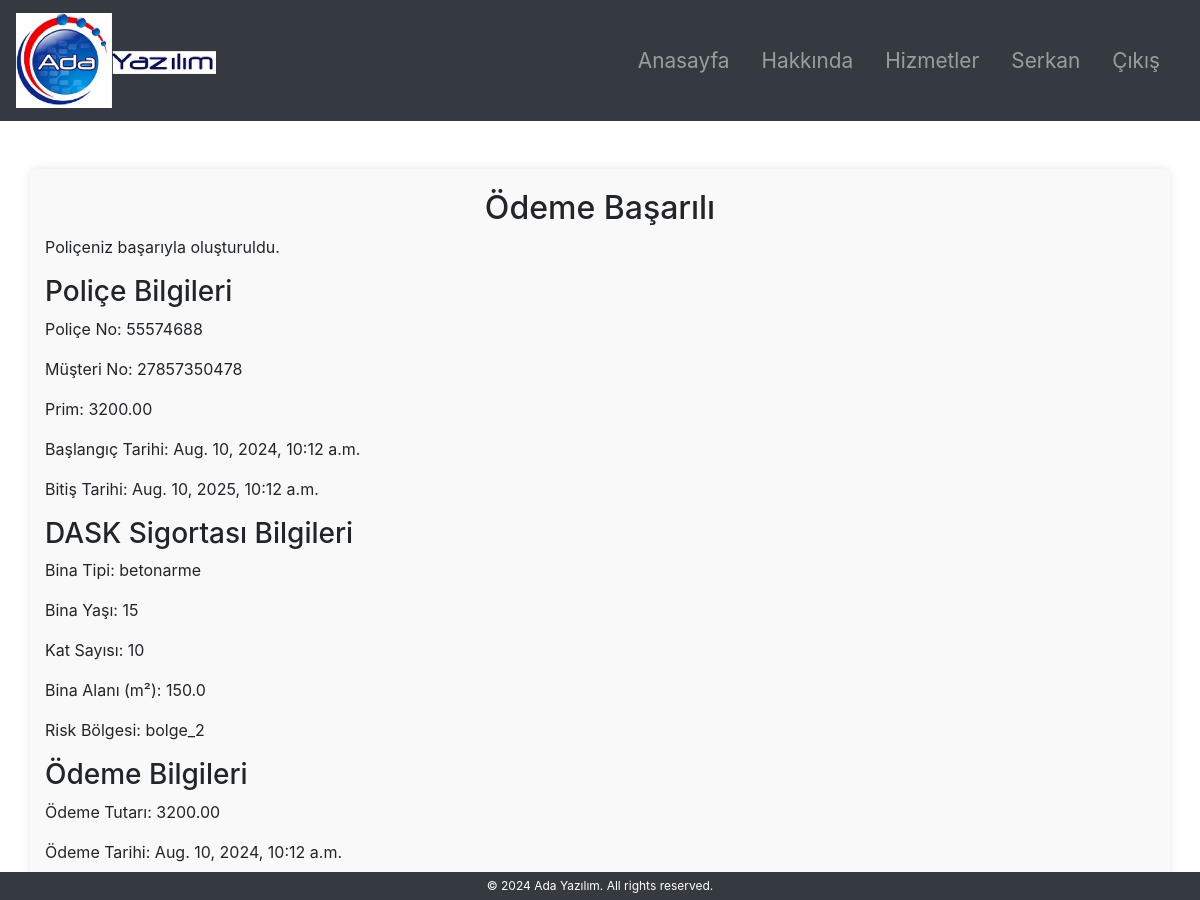
/services/payment_success/64/ (signed in), run on the app's committed database.
### accounts/models.py (models this page shows, shortened)
class MyUser(AbstractBaseUser, PermissionsMixin):
    Id_No = models.CharField(max_length=11, unique=True)
    first_name = models.CharField(max_length=30)
    last_name = models.CharField(max_length=30)
    city = models.CharField(max_length=30)
    district = models.CharField(max_length=30)
    phone = models.CharField(max_length=15)
    email = models.EmailField(unique=True)
    is_active = models.BooleanField(default=True)
    is_staff = models.BooleanField(default=False)
    is_superuser = models.BooleanField(default=False)
    objects = MyUserManager()
    USERNAME_FIELD = 'Id_No'
    REQUIRED_FIELDS = ['first_name', 'last_name', 'email']
    """
    def clean(self):
        super().clean()
        if len(self.Id_No) != 11:
            raise ValidationError(_('Id_No must be exactly 11 characters long.'))
    """
    def __str__(self):
        return self.Id_No

### services/models.py (models this page shows, shortened)
class Police(models.Model):
    POLICE_STATUS_CHOICES = [
        ('T', 'Teklif'),
        ('P', 'Poliçeleşmiş')
    ]
    police_no = models.IntegerField(unique=True)
    musteri_no = models.ForeignKey(settings.AUTH_USER_MODEL, on_delete=models.CASCADE)
    status = models.CharField(max_length=1, choices=POLICE_STATUS_CHOICES, null= False, blank= False)
    brans_kodu = models.CharField(max_length=3)
    prim = models.DecimalField(max_digits=10, decimal_places=2)
    onaylayan = models.ForeignKey(settings.AUTH_USER_MODEL, related_name='onaylayan', on_delete=models.CASCADE)
    tanzim_tarihi = models.DateTimeField(auto_now_add=True)
    baslangic_tarihi = models.DateTimeField()
    bitis_tarihi = models.DateTimeField()
    class Meta:
        verbose_name_plural = 'Poliçeler'

class DaskBilgileri(models.Model):
    BINA_TIPI_CHOICES = [
        ('betonarme', 'Betonarme'),
        ('celik', 'Çelik'),
        ('ahsap', 'Ahşap'),
        ('yigma', 'Yığma'),
    ]
    RISK_BOLGESI_CHOICES = [
        ('bolge_1', 'Bölge 1 (En yüksek risk)'),
        ('bolge_2', 'Bölge 2'),
        ('bolge_3', 'Bölge 3'),
        ('bolge_4', 'Bölge 4'),
        ('bolge_5', 'Bölge 5 (En düşük risk)'),
    ]
    police_no = models.OneToOneField('Police', on_delete=models.CASCADE)
    bina_tipi = models.CharField(max_length=50, choices=BINA_TIPI_CHOICES)
    bina_yasi = models.IntegerField()
    kat_sayisi = models.IntegerField()
    bina_alani = models.FloatField()  # metrekare olarak
    risk_bolgesi = models.CharField(max_length=50, choices=RISK_BOLGESI_CHOICES)
    teklif_fiyati = models.DecimalField(max_digits=10, decimal_places=2)

class OdemeBilgileri(models.Model):
    police_no = models.OneToOneField(Police, on_delete=models.CASCADE)
    odeme_tutari = models.DecimalField(max_digits=10, decimal_places=2)
    odeme_tarihi = models.DateTimeField(auto_now_add=True)
    kredi_kart_no = models.CharField(max_length=16)
    kredi_kart_sahibi = models.CharField(max_length=100)
    son_kullanma_tarihi = models.CharField(max_length=5)
    cvv = models.CharField(max_length=3)
    class Meta:
        verbose_name_plural = 'Ödeme Bilgileri'

### services/views.py (the view, shortened to what this page needs)
# urls.py: path('payment_success/<int:police_id>/', views.payment_success, name='payment_success'),
def payment_success(request, police_id):
    police = Police.objects.get(id=police_id)
    if police.brans_kodu == '610':  # Sağlık branş kodu
        saglik_bilgileri = SaglikBilgileri.objects.get(police_no=police)
        odeme_bilgileri = OdemeBilgileri.objects.get(police_no=police)
        saglik_bilgileri_formatted = {
            'yatarak_tedavi': 'Evet' if saglik_bilgileri.yatarak_tedavi else 'Hayır',
            'ayakta_tedavi': 'Evet' if saglik_bilgileri.ayakta_tedavi else 'Hayır',
            'asistans_paketi': 'Evet' if saglik_bilgileri.asistans_paketi else 'Hayır',
            'doktor_danismanlik_hizmetleri': 'Evet' if saglik_bilgileri.doktor_danismanlik_hizmetleri else 'Hayır'
        }
        return render(request, 'services/payment_success.html', {
            'police': police,
            'saglik_bilgileri': saglik_bilgileri_formatted,
            'odeme_bilgileri': odeme_bilgileri
        })
    elif police.brans_kodu == '199':  # DASK branş kodu
        dask_bilgileri = DaskBilgileri.objects.get(police_no=police)
        odeme_bilgileri = OdemeBilgileri.objects.get(police_no=police)
        return render(request, 'services/payment_success.html', {
            'police': police,
            'dask_bilgileri': dask_bilgileri,
            'odeme_bilgileri': odeme_bilgileri
        })
    else:
        return render(request, 'services/payment_success.html', {
            'police': police
        })

### templates/services/payment_success.html (shortened to what this page needs)
<!DOCTYPE html>
<html lang="en">
<head>
    {% load static %}
    <link rel="stylesheet" href="{% static 'css/style.css' %}">
    <link rel="stylesheet" href="https://stackpath.bootstrapcdn.com/bootstrap/4.3.1/css/bootstrap.min.css">
</head>
<body>
    {% include 'navbar.html' %}
    <div class="container mt-5">
        <h2>Ödeme Başarılı</h2>
        <p>Poliçeniz başarıyla oluşturuldu.</p>
        <h3>Poliçe Bilgileri</h3>
        <p>Poliçe No: {{ police.police_no }}</p>
        <p>Müşteri No: {{ police.musteri_no }}</p>
        <p>Prim: {{ police.prim }}</p>
        <p>Başlangıç Tarihi: {{ police.baslangic_tarihi }}</p>
        <p>Bitiş Tarihi: {{ police.bitis_tarihi }}</p>
        {% if police.brans_kodu == '610' %}
        <h3>Sağlık Sigortası Bilgileri</h3>
        <p>Yatarak Tedavi: {{ saglik_bilgileri.yatarak_tedavi }}</p>
        <p>Ayakta Tedavi: {{ saglik_bilgileri.ayakta_tedavi }}</p>
        <p>Asistans Paketi: {{ saglik_bilgileri.asistans_paketi }}</p>
        <p>Doktor Danışmanlık Hizmetleri: {{ saglik_bilgileri.doktor_danismanlik_hizmetleri }}</p>
        {% elif police.brans_kodu == '199' %}
        <h3>DASK Sigortası Bilgileri</h3>
        <p>Bina Tipi: {{ dask_bilgileri.bina_tipi }}</p>
        <p>Bina Yaşı: {{ dask_bilgileri.bina_yasi }}</p>
        <p>Kat Sayısı: {{ dask_bilgileri.kat_sayisi }}</p>
        <p>Bina Alanı (m²): {{ dask_bilgileri.bina_alani }}</p>
        <p>Risk Bölgesi: {{ dask_bilgileri.risk_bolgesi }}</p>
        {% endif %}
        <h3>Ödeme Bilgileri</h3>
        <p>Ödeme Tutarı: {{ odeme_bilgileri.odeme_tutari }}</p>
        <p>Ödeme Tarihi: {{ odeme_bilgileri.odeme_tarihi }}</p>
    </div>
    {% include 'footer.html' %}
</body>
</html>

### templates/navbar.html (shortened to what this page needs)
{% load static %}
<nav class="navbar navbar-expand-lg navbar-dark bg-dark">
    <a class="navbar-brand" href="{% url 'home' %}">
        <img src="{% static 'images/adalogo.png' %}" alt="Logo" width="200" height="100">
    </a>
    <div class="collapse navbar-collapse" id="navbarNav">
        <ul class="navbar-nav ml-auto">
            <li class="nav-item {% if request.path == '/' %}active{% endif %}">
                <a class="nav-link" href="{% url 'home' %}">Anasayfa</a>
            </li>
            <li class="nav-item {% if request.path == '/accounts/about/' %}active{% endif %}">
                <a class="nav-link" href="{% url 'about' %}">Hakkında</a>
            </li>
            <li class="nav-item {% if request.path == '/policies/services/' %}active{% endif %}">
                <a class="nav-link" href="{% url 'services' %}">Hizmetler</a>
            </li>
            {% if user.is_authenticated %}
                <li class="nav-item {% if request.path == '/accounts/user_profile/' %}active{% endif %}">
                    <a class="nav-link" href="{% url 'user_profile' %}">{{ user.first_name }}</a>
                </li>
                <li class="nav-item {% if request.path == '/accounts/logout/' %}active{% endif %}">
                    <a class="nav-link" href="{% url 'logout' %}">Çıkış</a>
                </li>
            {% endif %}
        </ul>
    </div>
</nav>

### static/css/style.css (style rules this page uses)
body { background-color: #f8f9fa; font-family: Arial, sans-serif; }
.navbar { display: flex; justify-content: space-between; align-items: center; padding: 1rem; background-color: #343a40; }
.navbar-brand { font-size: 1.5rem; color: white; }
.navbar-nav { display: flex; list-style: none; margin: 0; padding: 0; }
.navbar-nav li { margin-right: 1rem; }
.navbar-nav li a { color: white; text-decoration: none; font-size: 1.3rem; }
.container { max-width: 600px; margin: 0 auto; padding: 20px; background-color: #f9f9f9; border-radius: 8px; box-shadow: 0 0 10px rgba(0, 0, 0, 0.1); }
img { max-width: 100%; height: auto; }
h2 { text-align: center; }

### data on the page
MyUser: first_name "Serkan"
Police: police_no "55574688", musteri_no "27857350478", prim "3200.00", baslangic_tarihi "Aug. 10, 2024, 10:12 a.m.", bitis_tarihi "Aug. 10, 2025, 10:12 a.m."
DaskBilgileri: bina_tipi "betonarme", bina_yasi "15", kat_sayisi "10", bina_alani "150.0", risk_bolgesi "bolge_2"
OdemeBilgileri: odeme_tutari "3200.00", odeme_tarihi "Aug. 10, 2024, 10:12 a.m."
